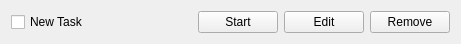
<?xml version="1.0" encoding="UTF-8"?>
<ui version="4.0">
 <class>Task</class>
 <widget class="QWidget" name="Task">
  <property name="geometry">
   <rect>
    <x>0</x>
    <y>0</y>
    <width>461</width>
    <height>37</height>
   </rect>
  </property>
  <property name="windowTitle">
   <string>Form</string>
  </property>
  <layout class="QHBoxLayout" name="horizontalLayout">
   <item>
    <widget class="QCheckBox" name="checkBox">
     <property name="text">
      <string>New Task</string>
     </property>
    </widget>
   </item>
   <item>
    <spacer name="horizontalSpacer">
     <property name="orientation">
      <enum>Qt::Horizontal</enum>
     </property>
     <property name="sizeHint" stdset="0">
      <size>
       <width>145</width>
       <height>20</height>
      </size>
     </property>
    </spacer>
   </item>
   <item>
    <widget class="QPushButton" name="startTaskButton">
     <property name="text">
      <string>Start</string>
     </property>
    </widget>
   </item>
   <item>
    <widget class="QPushButton" name="editButton">
     <property name="text">
      <string>Edit</string>
     </property>
    </widget>
   </item>
   <item>
    <widget class="QPushButton" name="removeButton">
     <property name="text">
      <string>Remove</string>
     </property>
    </widget>
   </item>
  </layout>
 </widget>
 <resources/>
 <connections/>
</ui>
